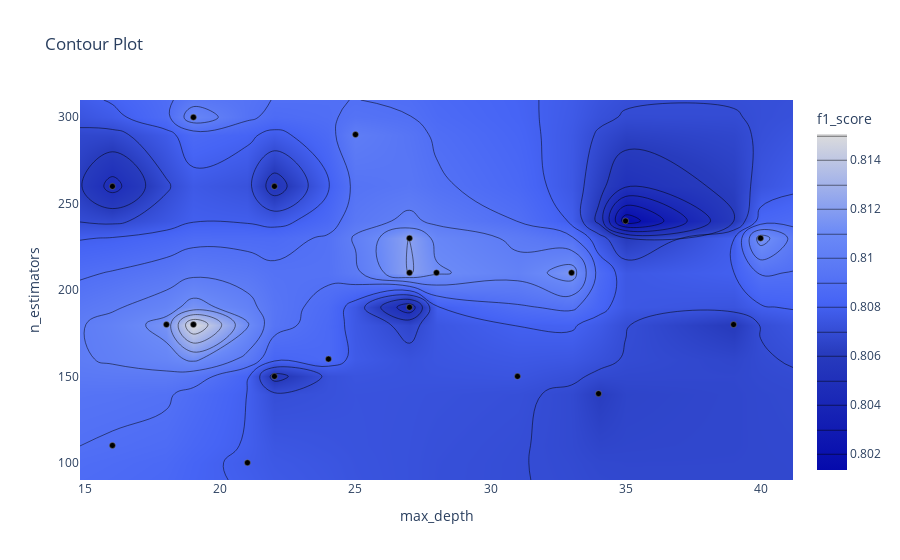

Here is the notebook cell this chart was saved with:
### Markdown cell above
График контура отношений гиперпараметров

### Code cell
optuna.visualization.plot_contour(study, params=["max_depth", "n_estimators"],
                                  target_name="f1_score")

### Figure 1 — Plotly figure (JSON) as saved in the notebook; plotly's stock layout.template omitted (floating-point values rounded to 4 significant figures; data arrays with more than 128 entries replaced by an {"elided": "..."} marker saying what was removed)
{"data": [{"colorbar": {"title": {"text": "f1_score"}}, "colorscale": [[0, "rgb(5,10,172)"], [0.35, "rgb(40,60,190)"], [0.5, "rgb(70,100,245)"], [0.6, "rgb(90,120,245)"], [0.7, "rgb(106,137,247)"], [1, "rgb(220,220,220)"]], "connectgaps": true, "contours": {"coloring": "heatmap"}, "hoverinfo": "none", "line": {"smoothing": 1.3}, "reversescale": false, "type": "contour", "x": [14.8, 16, 18, 19, 21, 22, 24, 25, 27, 28, 31, 33, 34, 35, 39, 40, 41.2], "y": [90, 100, 110, 140, 150, 160, 180, 190, 210, 230, 240, 260, 290, 300, 310], "z": {"elided": "15x17 float values"}}, {"marker": {"color": "black", "line": {"color": "Grey", "width": 0.5}}, "mode": "markers", "showlegend": false, "type": "scatter", "x": [33, 39, 19, 22, 31, 22, 24, 16, 35, 34, 16, 28, 27, 19, 27, 27, 21, 18, 25, 40], "y": [210, 180, 180, 150, 150, 260, 160, 260, 240, 140, 110, 210, 210, 300, 190, 230, 100, 180, 290, 230]}], "layout": {"title": {"text": "Contour Plot"}, "xaxis": {"range": [14.8, 41.2], "title": {"text": "max_depth"}}, "yaxis": {"range": [90, 310], "title": {"text": "n_estimators"}}}}
